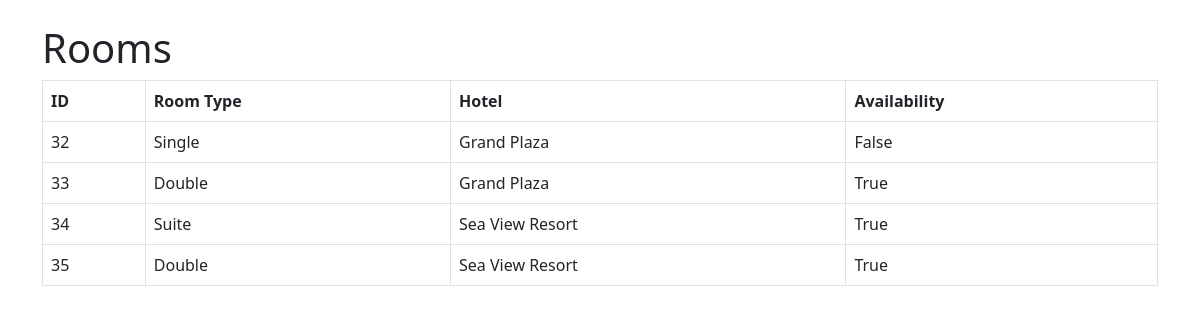
Before: /list_rooms/ with the older database file.
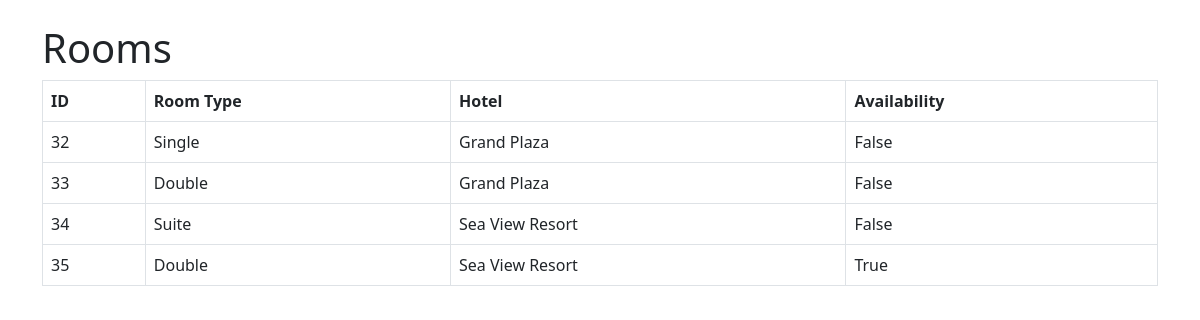
After: the same page with the newer database file.
### booking/models.py (models this page shows, shortened)
class Room(models.Model):
    hotel = models.ForeignKey(Hotel, on_delete=models.CASCADE, related_name='rooms')
    room_type = models.CharField(max_length=100)
    price = models.DecimalField(max_digits=8, decimal_places=2)
    availability = models.BooleanField(default=True)

class Hotel(models.Model):
    name = models.CharField(max_length=200)
    location = models.CharField(max_length=200)
    description = models.TextField()
    image = models.ImageField(upload_to='hotel_images/', blank=True, null=True)
    rating = models.DecimalField(max_digits=3, decimal_places=2, default=0.0)
    amenities = models.JSONField(default=list, blank=True)

### booking/views.py (the view)
# urls.py: path('list_rooms/', views.list_rooms, name='list_rooms'),
def list_rooms(request):
    rooms = Room.objects.all()
    return render(request, 'booking/list_rooms.html', {'rooms': rooms})

### booking/templates/booking/list_rooms.html (shortened to what this page needs)
<!DOCTYPE html>
<html>
<head>
    <link href="https://cdn.jsdelivr.net/npm/bootstrap@5.3.0/dist/css/bootstrap.min.css" rel="stylesheet">
</head>
<body>
<div class="container mt-4">
    <h1>Rooms</h1>
    <table class="table table-bordered">
        <thead>
            <tr>
                <th>ID</th>
                <th>Room Type</th>
                <th>Hotel</th>
                <th>Availability</th>
            </tr>
        </thead>
        <tbody>
            {% for room in rooms %}
            <tr>
                <td>{{ room.id }}</td>
                <td>{{ room.room_type }}</td>
                <td>{{ room.hotel.name }}</td>
                <td>{{ room.availability }}</td>
            </tr>
            {% endfor %}
        </tbody>
    </table>
</div>
</body>
</html>

Changed rows visible on the page:
changed Room id 33: availability "True" → "False"
changed Room "Suite": availability "True" → "False"
